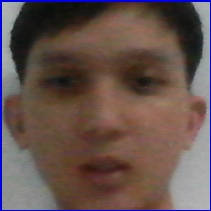
#> input picture ImagesUnknown/Image103.jpg, 211 x 211 px, given as the content of the folder ../../ImagesUnknown/Image103.jpg, which was not available
$ python -i teachers.py   (imports and definitions only)
#> lines starting #> are read from the running program, lines starting #| are printed output that depends on the picture
from django.contrib.auth import login
from django.contrib.auth.decorators import login_required
from django.shortcuts import  redirect, render,HttpResponse
from ..decorators import teacher_required
from ..forms import  TeacherSignUpForm
from ..models import User, DEPT, SEM, Student, Attendance
from django.contrib.auth.forms import PasswordChangeForm

from django.shortcuts import render
from attendance.models import DEPT, SEM, Student, Attendance
from PIL import Image, ImageTk
import os, os.path
import pandas as pd
import numpy as np
import shutil
import json
import cv2
import csv
import glob
import datetime
import time


# Create your views here.


# [120 lines left out: functions index, add_student, is_number, checkId, dataset_creator, not called in this run]

def getImagesAndLabels(path):
#> called with path = '../../ImagesUnknown/Image103.jpg'
    imagePaths = [os.path.join(path, f) for f in os.listdir(path)]
    faces = []
    Ids = []
    for imagePath in imagePaths:
        pilImage = Image.open(imagePath).convert('L')
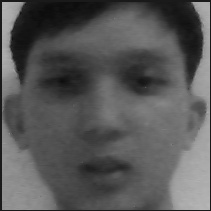
#> pilImage: PIL image 211x211 L; min 11, max 183, mean 87.8
        imageNp  =np.array(pilImage,'uint8')
#> (the run stopped early here; a loop or call above may not have finished)

$ run again, on ImagesUnknown/Image11.jpg
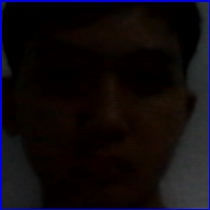
#> input picture ImagesUnknown/Image11.jpg, 210 x 210 px, given as the content of the folder ../../ImagesUnknown/Image11.jpg, which was not available
#> in getImagesAndLabels, `pilImage = Image.open(imagePath).convert('L')`:
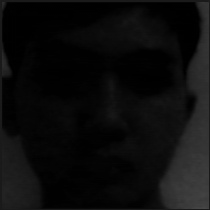
#> pilImage: PIL image 210x210 L; min 0, max 72, mean 12.4

$ run again, on ImagesUnknown/Image111.jpg
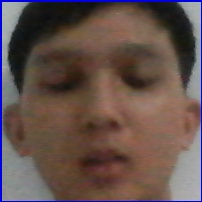
#> input picture ImagesUnknown/Image111.jpg, 202 x 202 px, given as the content of the folder ../../ImagesUnknown/Image111.jpg, which was not available
#> in getImagesAndLabels, `pilImage = Image.open(imagePath).convert('L')`:
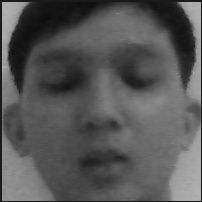
#> pilImage: PIL image 202x202 L; min 12, max 181, mean 86.7

$ run again, on ImagesUnknown/Image116.jpg
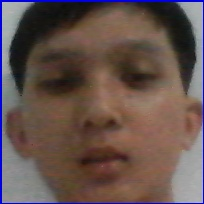
#> input picture ImagesUnknown/Image116.jpg, 204 x 204 px, given as the content of the folder ../../ImagesUnknown/Image116.jpg, which was not available
#> in getImagesAndLabels, `pilImage = Image.open(imagePath).convert('L')`:
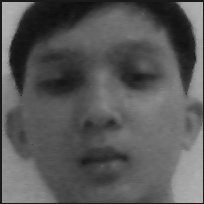
#> pilImage: PIL image 204x204 L; min 12, max 181, mean 88
